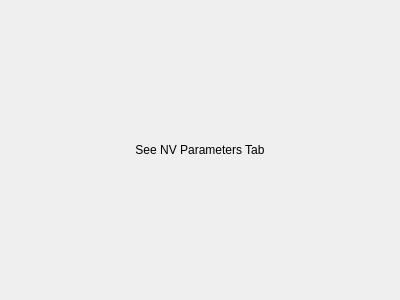
<?xml version="1.0" encoding="UTF-8"?>
<ui version="4.0">
 <class>Form</class>
 <widget class="QWidget" name="Form">
  <property name="geometry">
   <rect>
    <x>0</x>
    <y>0</y>
    <width>400</width>
    <height>300</height>
   </rect>
  </property>
  <property name="windowTitle">
   <string>Form</string>
  </property>
  <layout class="QVBoxLayout" name="verticalLayout">
   <item>
    <widget class="QLabel" name="label">
     <property name="text">
      <string>See NV Parameters Tab</string>
     </property>
     <property name="alignment">
      <set>Qt::AlignCenter</set>
     </property>
    </widget>
   </item>
  </layout>
 </widget>
 <resources/>
 <connections/>
</ui>
